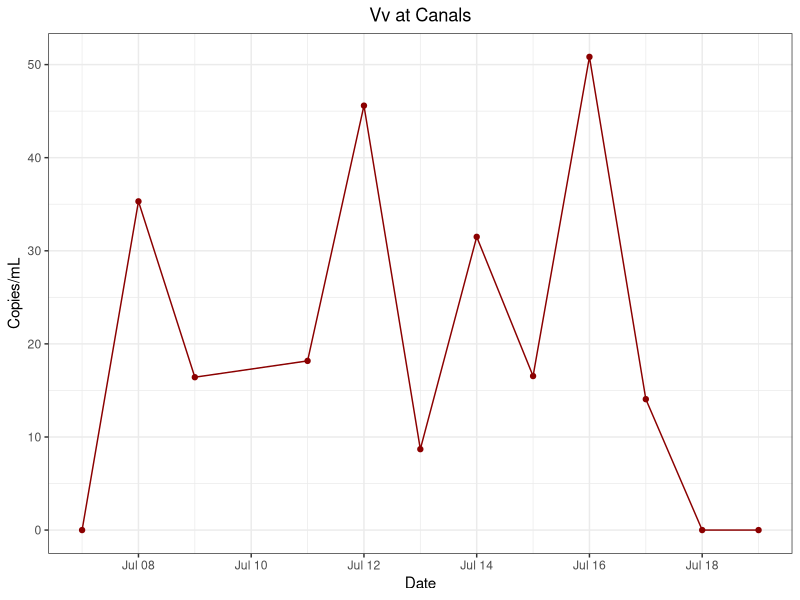
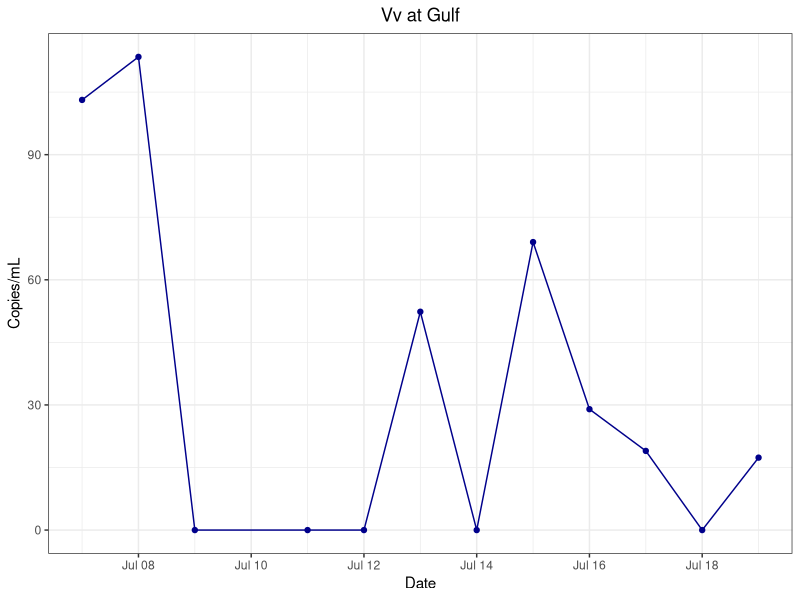
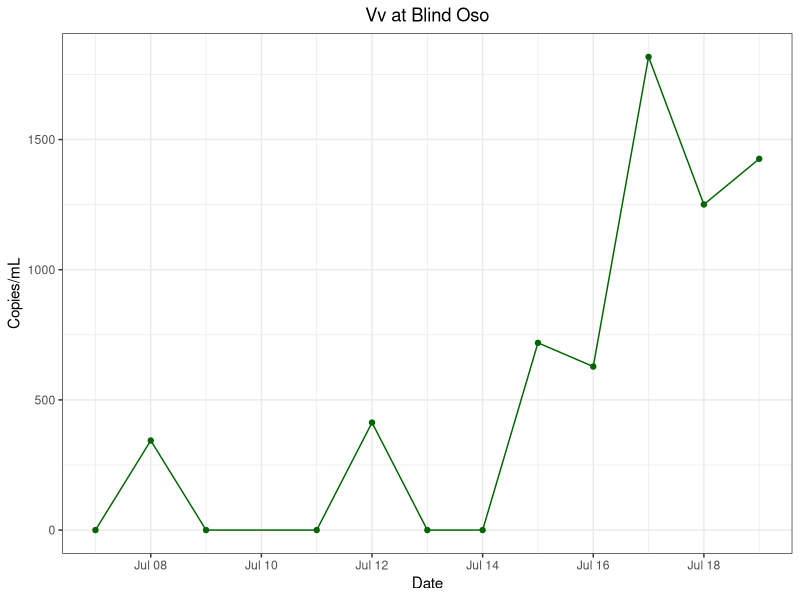
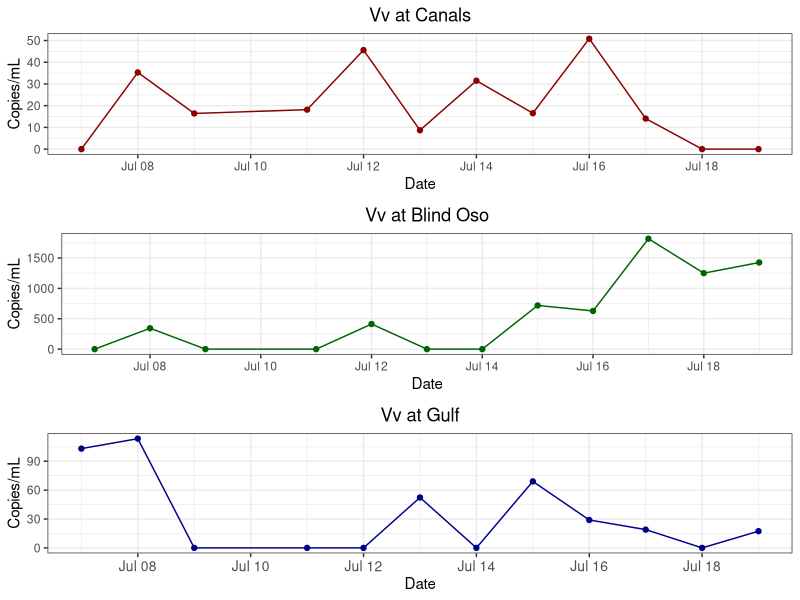
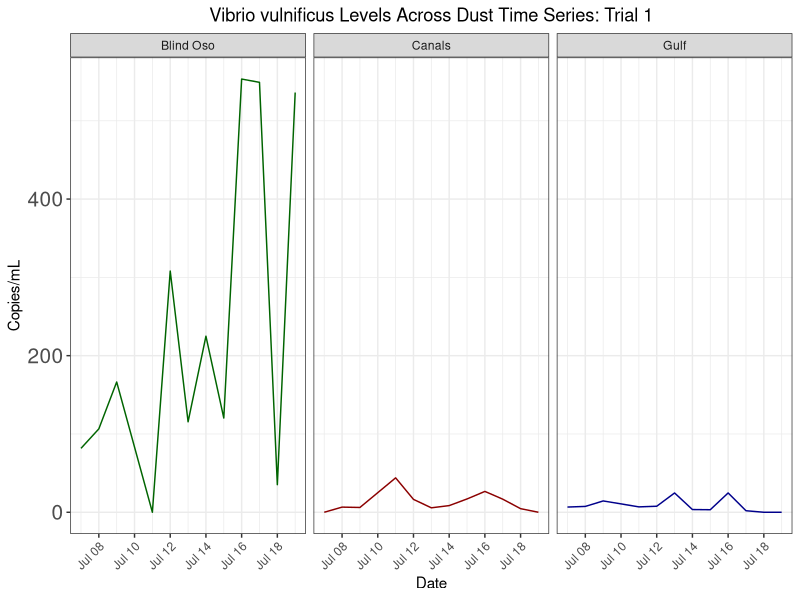
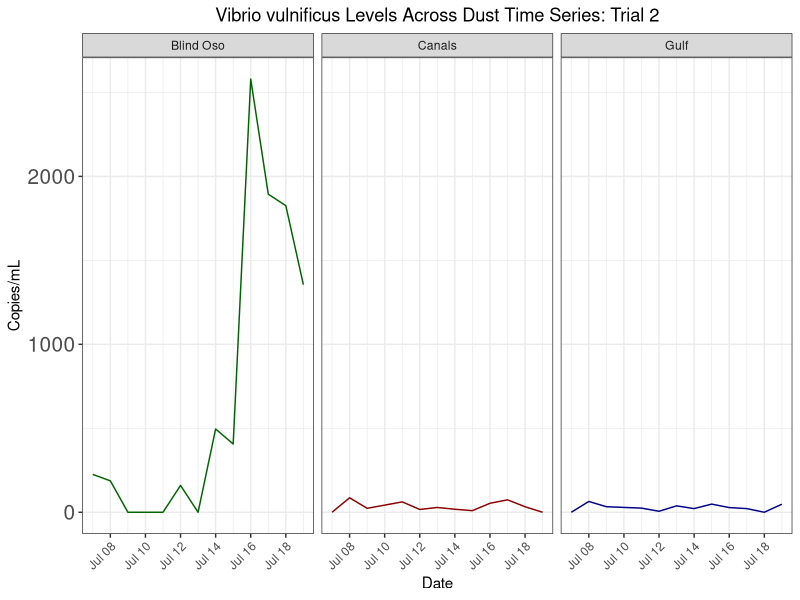
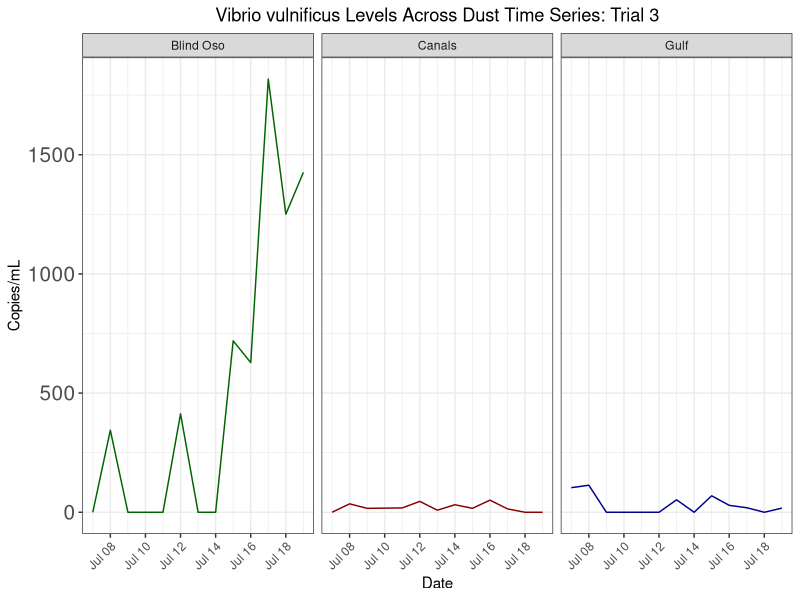
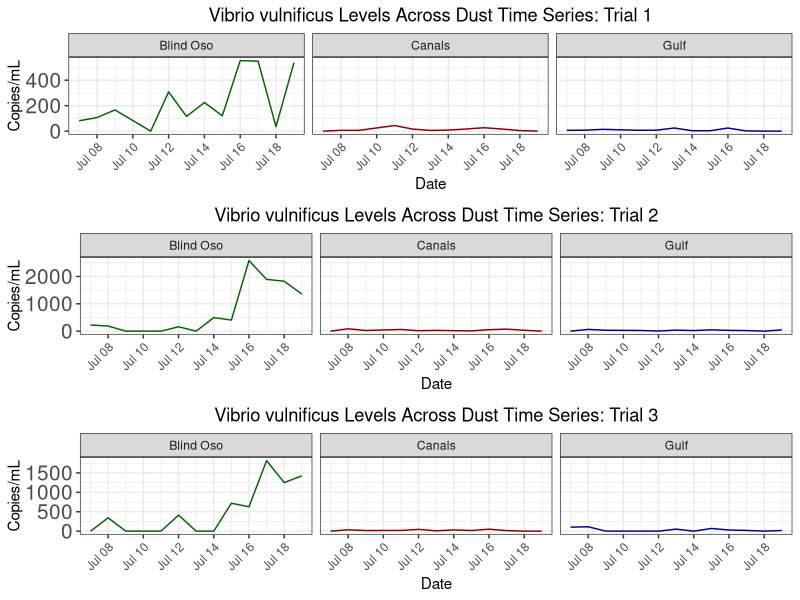

The R script that drew these images, in order:
## ---- chunk 1
library(tidyverse)
library(here)
library(ggpubr)
## ---- chunk 2
vv<- read_csv(file = here("data", "processed_data", "vv_clean_copies.csv")) 
#sq <-read_csv(here("data", "raw_data", "vv_qPCR_daily_0.csv"))
redo<- read_csv(here("data", "processed_data", "vv_clean_copies_redo.csv"))
t3<-  read_csv(here("data", "processed_data", "vv_clean_copies_trial3.csv"))
## ---- chunk 3
#std<- sq %>%
 # filter(Content %in% "Std",
        # Fluor %in% "HEX") #%>%
  #ggplot() + geom_point(
  #  aes(x = log(SQ),
      #  y = Cq))
#std
## ---- chunk 4
rd6<- t3 %>%
  filter(site %in% "RD")

c2<- t3 %>%
  filter(site %in% "C2")

bo<- t3 %>%
  filter(site %in% "BO")
## ---- chunk 5
c2_vv<- c2 %>% ggplot() + geom_line(
  aes(x = date,
      y = copies_mL),
  color = "darkred") +
  geom_point(
    aes(x = date,
      y = copies_mL),
  color = "darkred")+
  theme_bw() +
  labs(x = "Date",
       y = "Copies/mL",
       title = "Vv at Canals") +
  theme(plot.title = element_text(hjust = 0.5))


c2_vv
## ---- chunk 6
rd_vv<- rd6 %>% ggplot() + geom_line(
  aes(x = date,
      y = copies_mL),
  color = "darkblue")+
  geom_point(
    aes(x = date,
      y = copies_mL),
  color = "darkblue")+
  theme_bw() +
  labs(x = "Date",
       y = "Copies/mL",
       title = "Vv at Gulf") +
  theme(plot.title = element_text(hjust = 0.5))


rd_vv
## ---- chunk 7
bo_vv<- bo %>% ggplot() + geom_line(
  aes(x = date,
      y = copies_mL),
  color = "darkgreen")+
  geom_point(
    aes(x = date,
      y = copies_mL),
  color = "darkgreen")+
  theme_bw() +
  labs(x = "Date",
       y = "Copies/mL",
       title = "Vv at Blind Oso") +
  theme(plot.title = element_text(hjust = 0.5))


bo_vv
## ---- chunk 8
figure<- ggarrange(c2_vv, bo_vv, rd_vv + font("x.text", size = 10),
                    ncol = 1, nrow = 3) #Final plot is 1 column and 2 rows 

                
figure
## ---- chunk 9
all<- vv %>% 
  mutate(site = recode(site, "BO" = "Blind Oso",
                              "C2" = "Canals",
                              "RD" = "Gulf")) %>%
  ggplot() + geom_line(
    aes(x = date,
        y = copies_mL,
        color = site)) + 
  scale_color_manual( values = c("Blind Oso" = "darkgreen",
                                "Canals" = "darkred",
                                "Gulf" = "darkblue"))+
  theme_bw()+
  facet_wrap(~site)+
  labs(
    x = "Date", 
    y = "Copies/mL",
    title = "Vibrio vulnificus Levels Across Dust Time Series: Trial 1")+
  theme(
    legend.position = "none",
    axis.text.x = element_text(angle = 45, hjust = 1),
    plot.title = element_text(hjust = 0.5),
    axis.text.y = element_text(size = 15)) 
  
all
## ---- chunk 10
all_redo<- redo %>% 
  mutate(site = recode(site, "BO" = "Blind Oso",
                              "C2" = "Canals",
                              "RD" = "Gulf")) %>%
  ggplot() + geom_line(
    aes(x = date,
        y = copies_mL,
        color = site)) + 
  scale_color_manual( values = c("Blind Oso" = "darkgreen",
                                "Canals" = "darkred",
                                "Gulf" = "darkblue"))+
  theme_bw()+
  facet_wrap(~site)+
  labs(
    x = "Date", 
    y = "Copies/mL",
    title = "Vibrio vulnificus Levels Across Dust Time Series: Trial 2")+
  theme(
    legend.position = "none",
    axis.text.x = element_text(angle = 45, hjust = 1),
    plot.title = element_text(hjust = 0.5),
    axis.text.y = element_text(size = 15)) 
  
all_redo
## ---- chunk 11
all_t3<- t3 %>% 
  mutate(site = recode(site, "BO" = "Blind Oso",
                              "C2" = "Canals",
                              "RD" = "Gulf")) %>%
  ggplot() + geom_line(
    aes(x = date,
        y = copies_mL,
        color = site)) + 
  scale_color_manual( values = c("Blind Oso" = "darkgreen",
                                "Canals" = "darkred",
                                "Gulf" = "darkblue"))+
  theme_bw()+
  facet_wrap(~site)+
  labs(
    x = "Date", 
    y = "Copies/mL",
    title = "Vibrio vulnificus Levels Across Dust Time Series: Trial 3")+
  theme(
    legend.position = "none",
    axis.text.x = element_text(angle = 45, hjust = 1),
    plot.title = element_text(hjust = 0.5),
    axis.text.y = element_text(size = 15)) 
  
all_t3
## ---- chunk 12
figure2<- ggarrange(all, all_redo, all_t3,
                    ncol = 1, nrow = 3)
figure2
## ---- chunk 13
png(file = here("results", "plots", "vv_all_sites.png")) #Saving c2
all
dev.off()

png(file = here("results", "plots", "vv_all_sites_redo.png")) #Saving c2
all_redo
dev.off()

